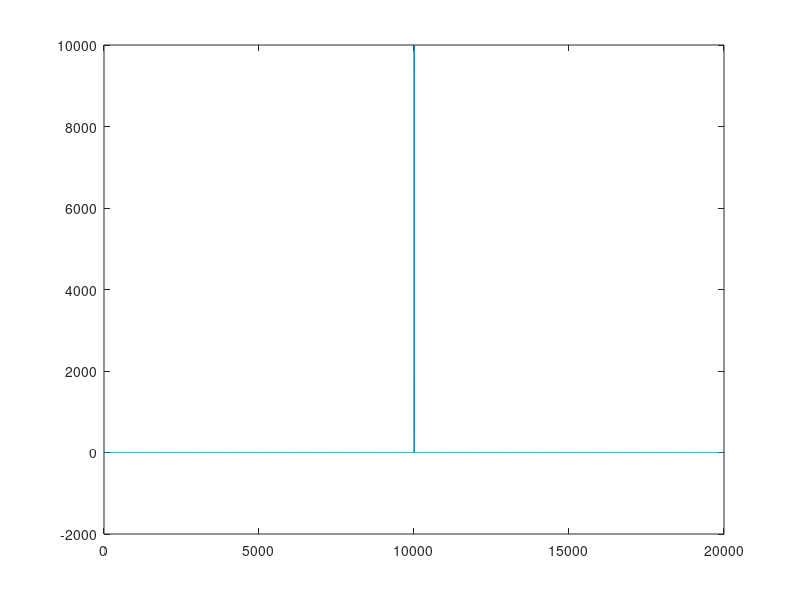

Source code (MATLAB):
fs = 1000; % Hz
duration = 10; % s
dist = 3; % m (between the sound recorders)
sound_speed = 343; % m/s
s1 = zeros(1, duration * fs);
s2 = zeros(1, duration * fs);

peak1 = 1.255; % s
peak2 = 1.25; % s

s1(1, fs * peak1) = 100;
s2(1, fs * peak2) = 100;


[~, peak1out] = max(s1);
[~, peak2out] = max(s2);

peak1out = peak1out / fs; % s
peak2out = peak2out / fs; % s

dt = abs(peak1out - peak2out); % s

% abs(dist /2 - delay * sound_speed) / dist

x1 = (dist + sound_speed * dt) / 2
% x1 / sound_speed = t1
x2 = dist - x1 
figure(1)
plot(xcorr(s1, s2))